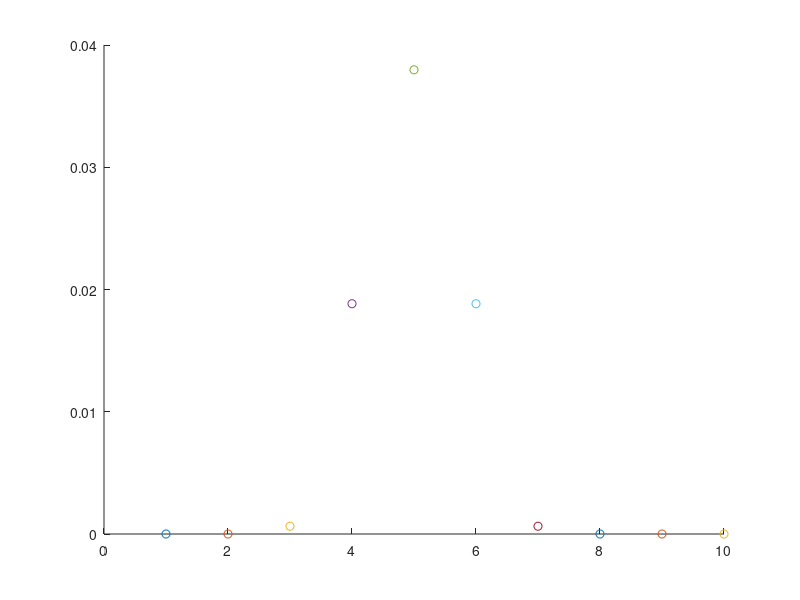

Recreate this plot in MATLAB.
N = 40;
M = 10;

for K=1:M

    % init
    P = 1;

    % loop to calculate
    for i=0:N-1
        P = P * (1 - i/nchoosek(M,K));
    end
    scatter(K,P)
    hold on
    P = 1;
end

